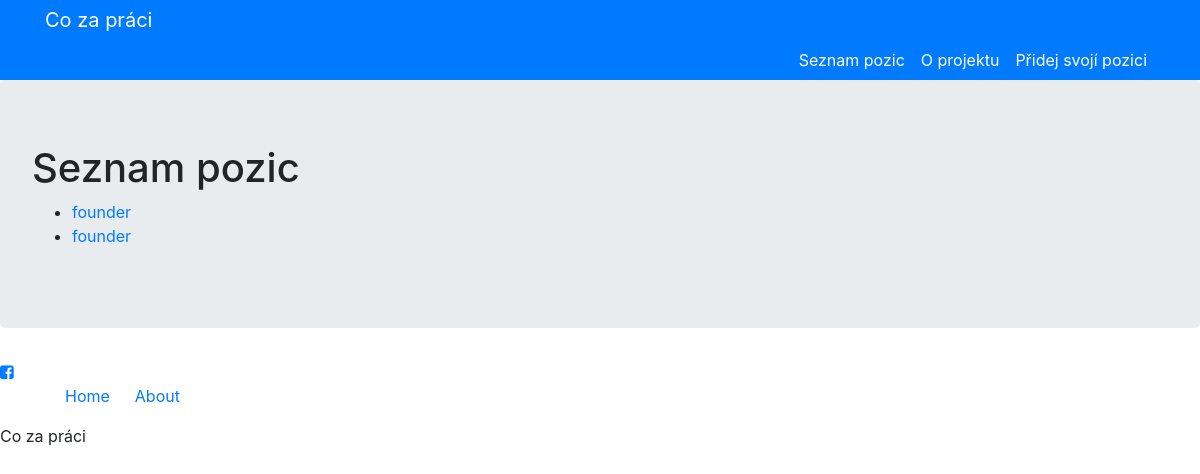
/seznam, run on an earlier commit of the app's database.
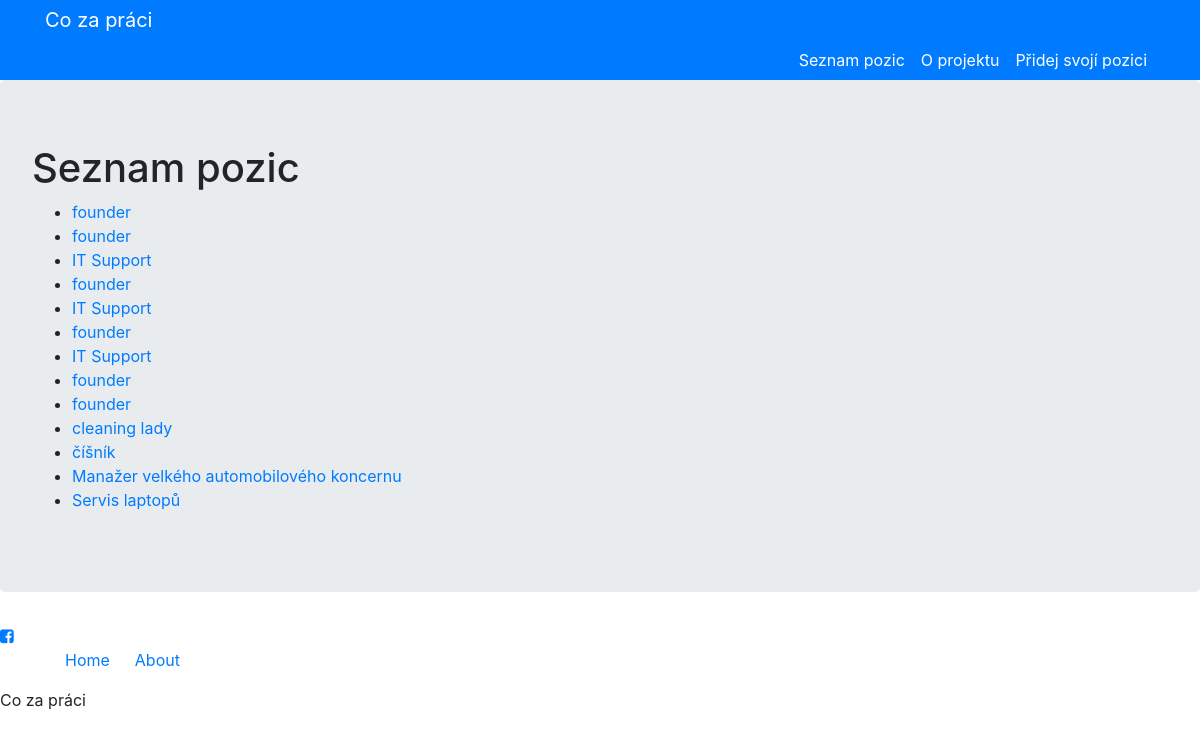
And on a later commit of the database.
### cozapraci.py (models this page shows, shortened)
class Job(db.Model):
    __tablename__ = 'jobs'
    id = db.Column(db.Integer, primary_key=True)
    name = db.Column(db.Text)
    prejudice = db.Column(db.Text)
    reality = db.Column(db.Text)
    day_in_life = db.Column(db.Text)
    salary = db.Column(db.Text)
    education = db.Column(db.Text)

### cozapraci.py (the view)
@app.route('/seznam')
def worklist():
    jobs = Job.query.all()
    return render_template("worklist.html", jobs=jobs)

### templates/worklist.html
{% extends "base.html"%}
{% block content %}
<div class="jumbotron">
  <h1>Seznam pozic</h1>
  <ul>
    {% for job in jobs %}
    <li><a href="{{url_for('job_desc',  job_id=job.id)}}">{{job.name}}</a></li>
    {% endfor %}
  </ul>
</div>
{% endblock %}

### templates/base.html (shortened to what this page needs)
<!DOCTYPE html>
<html>
<head>
    <link rel="stylesheet" href="https://cdnjs.cloudflare.com/ajax/libs/twitter-bootstrap/4.0.0/css/bootstrap.min.css">
    <link rel="stylesheet" href="https://cdnjs.cloudflare.com/ajax/libs/font-awesome/4.7.0/css/font-awesome.min.css">
    <link rel="stylesheet" href="https://cdnjs.cloudflare.com/ajax/libs/ionicons/2.0.1/css/ionicons.min.css">
</head>
<body>
    <div>
        <nav class="nav bar navbar-light navbar-expand-md bg-primary d-flex navigation-clean">
            <div class="container"><a class="navbar-brand text-white" href="{{url_for('index')}}">Co za práci</a>
                <div class="collapse navbar-collapse"
                    id="navcol-1">
                    <ul class="nav navbar-nav ml-auto">
                        <li class="nav-item" role="presentation"><a class="nav-link text-white active" href="{{url_for('worklist')}}">Seznam pozic</a></li>
                        <li class="nav-item" role="presentation"><a class="nav-link text-white" href="#">O projektu</a></li>
                        <li class="nav-item" role="presentation"><a class="nav-link text-white" href="{{url_for('add_job')}}">Přidej svojí pozici</a></li>
                    </ul>
                </div>
            </div>
        </nav>
    </div>
      {% block content %}
      {% endblock %}
    <div class="footer-basic">
        <footer>
            <div class="social"><a href="#"></a><a href="#" style="padding-bottom:0px;"></a></div>
            <ul class="list-inline justify-content-center align-items-center align-content-center">
                <li class="list-inline-item" style="padding-right:0px;padding-left:65px;"><a href="#">Home</a></li>
                <li class="list-inline-item"><a href="#">About</a></li>
            </ul>
            <p class="copyright">Co za práci&nbsp;</p>
        </footer>
    </div>
</body>
</html>

What changed in the data, as far as the page shows it:
added Job: name "IT Support"
added Job: name "founder"
added Job: name "IT Support"
added Job: name "founder"
added Job: name "IT Support"
added Job: name "founder"
added Job: name "founder"
added Job: name "cleaning lady"
added Job: name "číšník"
added Job: name "Manažer velkého automobilového koncernu"
added Job: name "Servis laptopů"
